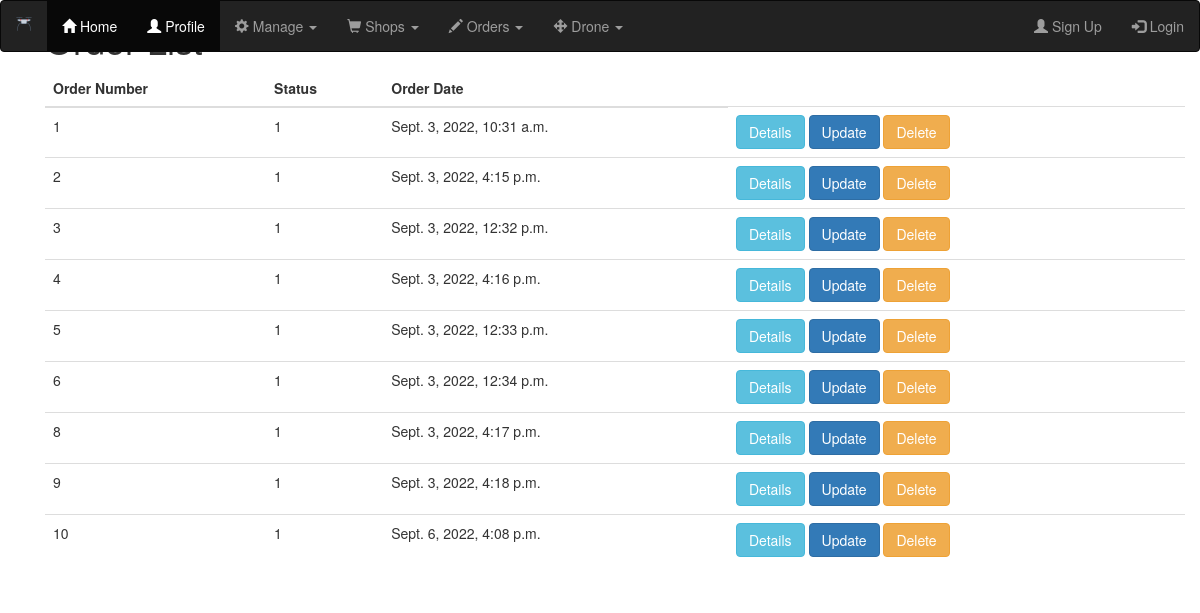
Screenshot of /orders/order_list with the database file from the repository.
### orders/models.py (models this page shows, shortened)
class Order(models.Model):
    OrderStatus = (
        ('New',1),
        ('Pending',2),
        ('Processing',3),
        ('Shipped',4),
        ('Delievered',5),
        ('Closed',6),
        ('Canceled',7),
    )
    customer = models.IntegerField()
    order_date = models.DateTimeField(auto_now=True)
    status = models.CharField(max_length = 10, choices = OrderStatus, default = 1)
    shop = models.ForeignKey(Shop,on_delete=models.CASCADE)
    total_price = models.FloatField(default=0)
    total_weight = models.FloatField(default=0)

### orders/views.py (the view)
# urls.py: path('order_list',OrderListView.as_view(),name='order_list'),
class OrderListView(ListView):
    model = Order
    template_name = 'orders/order_list.html'

### orders/templates/orders/order_list.html
<!DOCTYPE html>
{% extends "base.html" %}
{% load crispy_forms_tags %}
{% load static %}
{% block content %}
<div class="container">
  <h1>Order List</h1>
<table class="table">
  <thead>
    <th>Order Number</th>
    <th>Status</th>
    <th>Order Date</th>
  </thead>
  <tbody>
  {% for order in object_list %}
    <tr class="default">
      <td>{{ order.id }}</td>
      <td>{{ order.status }}</td>
      <td>{{ order.order_date }}</td>
      <td>
        <a href="order/{{order.id}}/detail"><button type="button" class="btn btn-info">Details</button></a>
        <a href="{% url 'orders:order_update' order.id %}"><button type="button" class="btn btn-primary">Update</button></a>
        <a href="{% url 'orders:order_delete' order.id %}"><button type="button" class="btn btn-warning">Delete</button></a>
      </td>
    </tr>
  {% endfor %}
</tbody>
</table>
</div>
{% endblock %}

### templates/Base.html (shortened to what this page needs)
{% load static %}
<!DOCTYPE html>
<html lang="en" dir="ltr">
  <head>
    <link rel="stylesheet" href="https://maxcdn.bootstrapcdn.com/bootstrap/3.4.1/css/bootstrap.min.css">
    <link rel="stylesheet" href="{% static 'css/styles.css' %}">
  </head>
  <body>
      <nav class="navbar navbar-inverse" style="position:fixed ; vtop:0; width: 100%;">
        <div class="container-fluid">
          <div class="navbar-header">
            <a class="navbar-brand" href="{% url 'index' %}"><img src="{% static 'dronebar/drone2.png' %}" alt="Dronebar"></a>
          </div>
          <ul class="nav navbar-nav">
            <li class="active"><a href="{% url 'index' %}"><span class="glyphicon glyphicon-home"></span> Home</a></li>
            <li class="active"><a href="#"><span class="glyphicon glyphicon-user"></span> Profile</a></li>
            <li class="dropdown">
              <a class="dropdown-toggle" data-toggle="dropdown" href="#"><span class="glyphicon glyphicon-cog"></span> Manage
              <span class="caret"></span></a>
            </li>
            <li class="dropdown">
              <a class="dropdown-toggle" data-toggle="dropdown" href="#"><span class="glyphicon glyphicon-shopping-cart"></span> Shops
              <span class="caret"></span></a>
            </li>
            <li class="dropdown">
              <a class="dropdown-toggle" data-toggle="dropdown" href="#"><span class="glyphicon glyphicon-pencil"></span> Orders
              <span class="caret"></span></a>
            </li>
            <li class="dropdown">
              <a class="dropdown-toggle" data-toggle="dropdown" href="#"><span class="glyphicon glyphicon-move"></span> Drone
              <span class="caret"></span></a>
            </li>
          </ul>
          <ul class="nav navbar-nav navbar-right">
            {% if request.user.is_authenticated %}
              <li><a href="{% url 'logout' %}"><span class="glyphicon glyphicon-log-out"></span> Logout</a></li>
            {% else %}
              <li><a href="{% url 'create' %}"><span class="glyphicon glyphicon-user disabled"></span> Sign Up</a></li>
              <li><a href="{% url 'login' %}"><span class="glyphicon glyphicon-log-in"></span> Login</a></li>
            {% endif %}
          </ul>
        </div>
      </nav>
  <div class="container">
    {% block content %}
    {% endblock %}
  </div>
  </body>
</html>

### static/css/styles.css (style rules this page uses)
.active { background-color: #04AA6D; color: white; }

### rows the page displays
Order: id "1", status "1", order_date "Sept. 3, 2022, 10:31 a.m."
Order: id "2", status "1", order_date "Sept. 3, 2022, 4:15 p.m."
Order: id "3", status "1", order_date "Sept. 3, 2022, 12:32 p.m."
Order: id "4", status "1", order_date "Sept. 3, 2022, 4:16 p.m."
Order: id "5", status "1", order_date "Sept. 3, 2022, 12:33 p.m."
Order: id "6", status "1", order_date "Sept. 3, 2022, 12:34 p.m."
Order: id "8", status "1", order_date "Sept. 3, 2022, 4:17 p.m."
Order: id "9", status "1", order_date "Sept. 3, 2022, 4:18 p.m."
Order: id "10", status "1", order_date "Sept. 6, 2022, 4:08 p.m."
